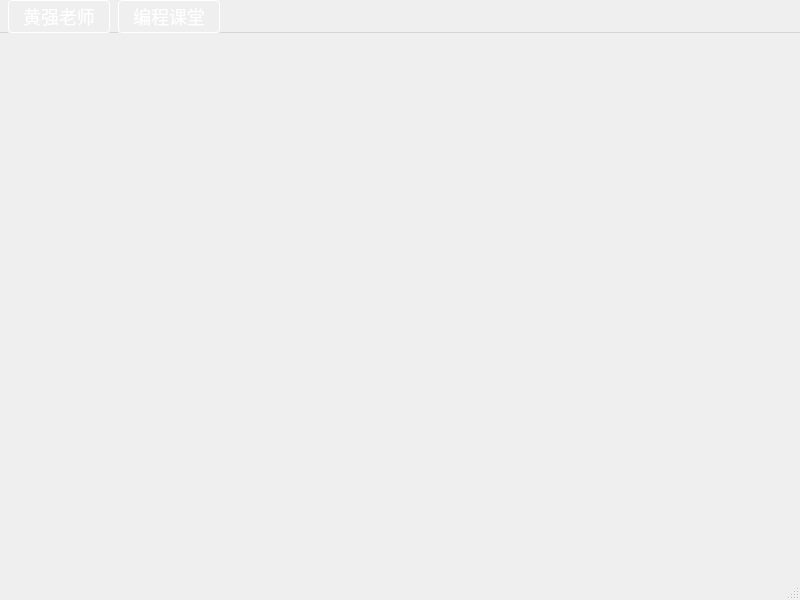
<?xml version="1.0" encoding="UTF-8"?>
<ui version="4.0">
 <class>MainWindow</class>
 <widget class="QMainWindow" name="MainWindow">
  <property name="geometry">
   <rect>
    <x>0</x>
    <y>0</y>
    <width>800</width>
    <height>600</height>
   </rect>
  </property>
  <property name="windowTitle">
   <string>MainWindow</string>
  </property>
  <property name="styleSheet">
   <string notr="true">
   
/*顶部菜单条*/
QMenuBar
 {
    font-size:18px;
    color:white;
    background-color: qlineargradient(x1:0, y1:0, x2:0, y2:1,
                                      stop:0 lightgray, stop:1 red);
    spacing: 8px;  /*每一项的间隔*/
}

/*菜单项*/
QMenuBar::item
{
    padding: 2px 14px; 
    border-radius: 4px;
     /*边框样式*/
    border:1px solid white; 
}

/*菜单项被选中*/
QMenuBar::item:selected 
{  
    background:  gold;
}

/*菜单项被按下*/
QMenuBar::item:pressed {
    background: cyan;
}




/*************************************************/

/*子菜单*/
QMenu
{
    background-color: greenyellow;
    margin: 2px; 
}


/*子菜单项*/
QMenu::item 
{
    padding: 2px 25px 2px 20px;
    border: 1px solid blue; /* reserve space for selection border */
}


/*子菜单项被选中*/
QMenu::item:selected 
{
    background:  tomato;/*番茄色*/
}

/*子菜单项被按下*/
QMenu::item:pressed 
{ 
    background:  pink;/*粉色*/
}




/*勾选图标*/
QMenu::icon:checked 
{  
    background: gray;
    border: 1px inset red;
    position: absolute;
    top: 1px;
    right: 10px;
    bottom: 1px;
    left: 10px;
}




/*菜单分隔条*/
QMenu::separator 
{
    height: 8px;
    background: lightblue;
    margin: 10px; /*上下左右留空*/
}


/*菜单左侧指示*/
QMenu::indicator 
{
    width: 13px; /*宽高*/
    height: 13px; 
}


/*非排它，表示可以菜单可以勾选多个*/
QMenu::indicator:non-exclusive:checked {
    border-image: url(:/img/check.png);
} 

QMenu::indicator:non-exclusive:unchecked {
    
}

 /*排他，一组中只能选择一个*/
 QMenu::indicator:exclusive:checked {
     border-image: url(:/img/radio.png);
}
 
 QMenu::indicator:exclusive:unchecked {
   
}




 /*二级菜单的箭头*/
QMenu::right-arrow 
{
	right:5px;/*调整箭头位置*/
    image:url(:/img/right-arrow.png);
}








</string>
  </property>
  <widget class="QWidget" name="centralwidget"/>
  <widget class="QMenuBar" name="menubar">
   <property name="geometry">
    <rect>
     <x>0</x>
     <y>0</y>
     <width>800</width>
     <height>31</height>
    </rect>
   </property>
   <widget class="QMenu" name="menu">
    <property name="title">
     <string>黄强老师</string>
    </property>
    <addaction name="action"/>
    <addaction name="action_2"/>
    <addaction name="separator"/>
    <addaction name="actionC"/>
    <addaction name="actionC_2"/>
    <addaction name="actionJAVA"/>
   </widget>
   <widget class="QMenu" name="menu_2">
    <property name="title">
     <string>编程课堂</string>
    </property>
    <widget class="QMenu" name="menuPython">
     <property name="title">
      <string>Python</string>
     </property>
     <addaction name="actionEasy"/>
    </widget>
    <widget class="QMenu" name="menuObjectC">
     <property name="title">
      <string>ObjectC</string>
     </property>
     <addaction name="actionHard"/>
    </widget>
    <addaction name="menuPython"/>
    <addaction name="menuObjectC"/>
   </widget>
   <addaction name="menu"/>
   <addaction name="menu_2"/>
  </widget>
  <widget class="QStatusBar" name="statusbar"/>
  <action name="action">
   <property name="icon">
    <iconset resource="res.qrc">
     <normaloff>:/img/icon.png</normaloff>:/img/icon.png</iconset>
   </property>
   <property name="text">
    <string>欢迎光临</string>
   </property>
  </action>
  <action name="action_2">
   <property name="text">
    <string>学习编程</string>
   </property>
  </action>
  <action name="actionC">
   <property name="text">
    <string>C</string>
   </property>
  </action>
  <action name="actionC_2">
   <property name="text">
    <string>C++</string>
   </property>
  </action>
  <action name="actionJAVA">
   <property name="text">
    <string>JAVA</string>
   </property>
  </action>
  <action name="actionEasy">
   <property name="text">
    <string>Easy</string>
   </property>
  </action>
  <action name="actionHard">
   <property name="text">
    <string>Hard</string>
   </property>
  </action>
 </widget>
 <resources>
  <include location="res.qrc"/>
 </resources>
 <connections/>
</ui>
